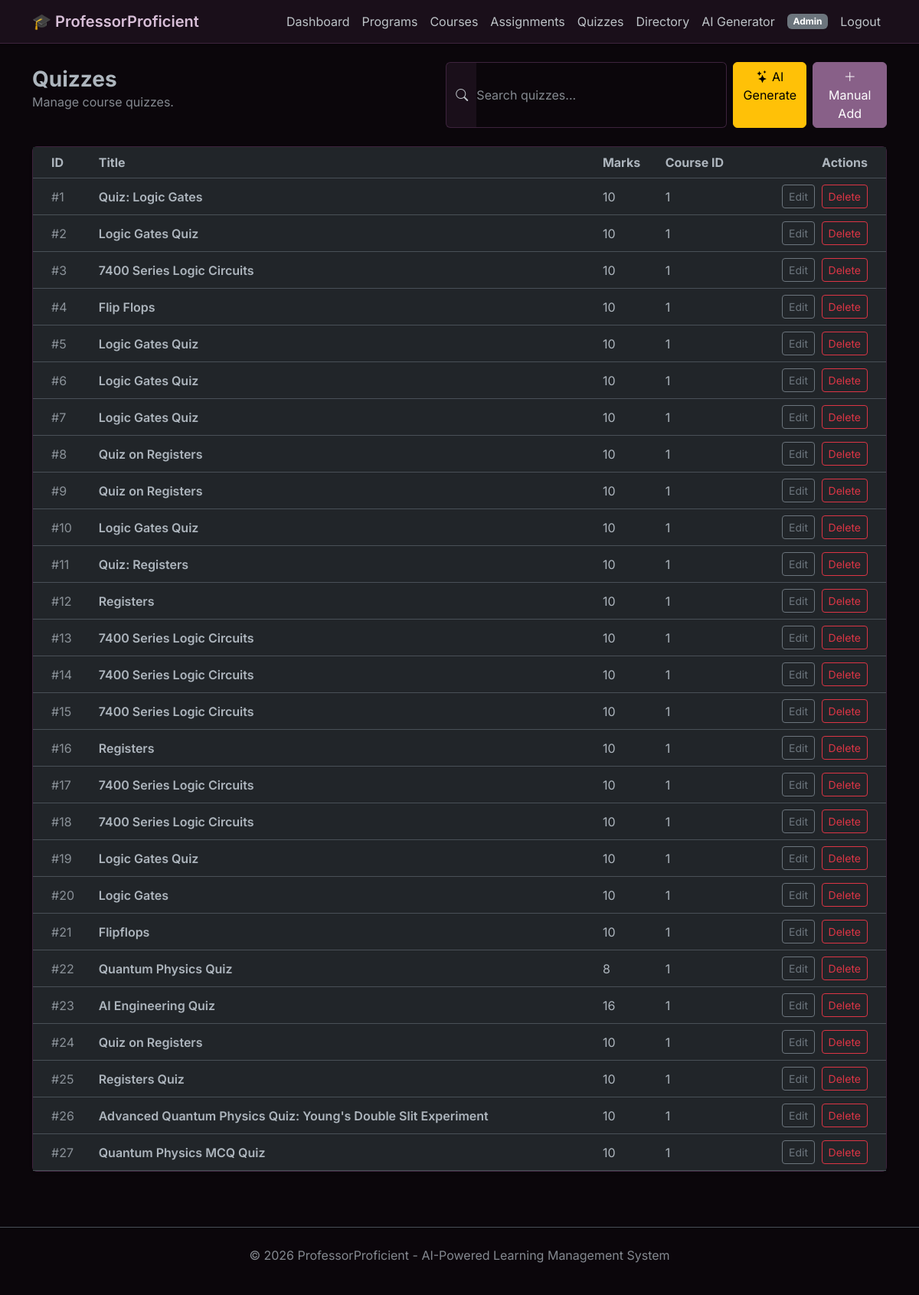
Screenshot of /ui/quizzes (signed in) with the database file from the repository.
### data_models.py (models this page shows, shortened)
class Quiz(db.Model):
    __tablename__ = 'quizzes'
    id = db.Column(db.Integer, primary_key=True, autoincrement=True)
    title = db.Column(db.String(100), nullable=False)
    total_marks = db.Column(db.Integer)
    due_date = db.Column(db.DateTime)
    course_id = db.Column(db.Integer, db.ForeignKey('courses.id'))
    created_by = db.Column(db.Integer, db.ForeignKey('users.id'))
    created_at = db.Column(db.DateTime, server_default=text('CURRENT_TIMESTAMP'))
    course = db.relationship("Course", back_populates="quizzes")
    created_by_user = db.relationship("User", back_populates="quizzes_created")
    questions = db.relationship("Question", back_populates="quiz", cascade="all, delete-orphan")
    student_answers = db.relationship("StudentAnswer", backref="quiz")

### app.py (the view)
@ui_bp.route("/ui/quizzes")
def quizzes_page():
    quizzes = Quiz.query.all()
    return render_template("quizzes.html", quizzes=quizzes)

### templates/quizzes.html (shortened to what this page needs)
{% extends "layout.html" %}
{% block content %}
<div class="d-flex justify-content-between align-items-center mb-4">
    <div>
        <h1 class="h3 fw-bold mb-0">Quizzes</h1>
        <p class="text-muted">Manage course quizzes.</p>
    </div>
    <div class="d-flex gap-2">
        <div class="input-group">
            <span class="input-group-text border-end-0"><i class="bi bi-search"></i></span>
            <input type="text" class="form-control border-start-0 ps-0" id="searchInput" placeholder="Search quizzes...">
        </div>
        {% if session.get('user_id') %}
        <a href="/ui/generate-quiz" class="btn btn-warning">
            <i class="bi bi-stars"></i> AI Generate
        </a>
        <button class="btn btn-primary" data-bs-toggle="modal" data-bs-target="#addQuizModal">
            <i class="bi bi-plus-lg"></i> Manual Add
        </button>
        {% endif %}
    </div>
</div>
<div class="card shadow-sm">
    <div class="card-body p-0">
        <div class="table-responsive">
            <table class="table table-hover mb-0 align-middle" id="quizzesTable">
                <thead class="text-secondary">
                    <tr>
                        <th class="ps-4">ID</th>
                        <th>Title</th>
                        <th>Marks</th>
                        <th>Course ID</th>
                        <th class="text-end pe-4">Actions</th>
                    </tr>
                </thead>
                <tbody>
                    {% for quiz in quizzes %}
                    <tr>
                        <td class="ps-4 text-muted">#{{ quiz.id }}</td>
                        <td class="fw-semibold">{{ quiz.title }}</td>
                        <td>{{ quiz.total_marks }}</td>
                        <td>{{ quiz.course_id }}</td>
                        <td class="text-end pe-4">
                            {% if session.get('user_id') %}
                            <button class="btn btn-sm btn-outline-secondary edit-btn"
                                    data-id="{{ quiz.id }}"
                                    data-title="{{ quiz.title }}"
                                    data-marks="{{ quiz.total_marks }}"
                                    data-course="{{ quiz.course_id }}">
                                Edit
                            </button>
                            <button class="btn btn-sm btn-outline-danger ms-1 delete-btn" data-id="{{ quiz.id }}">Delete</button>
                            {% endif %}
                        </td>
                    </tr>
                    {% else %}
                    <tr>
                        <td colspan="5" class="text-center py-5">
                            <p class="text-muted mb-0">No quizzes found.</p>
                        </td>
                    </tr>
                    {% endfor %}
                </tbody>
            </table>
        </div>
    </div>
</div>
{% endblock %}
{% block scripts %}
<link rel="stylesheet" href="https://cdn.jsdelivr.net/npm/bootstrap-icons@1.10.0/font/bootstrap-icons.css">
{% endblock %}

### templates/layout.html (style rules this page uses)
body { font-family: 'Inter', sans-serif; background-color: #0b060b; }
.card { background-color: #1a0f1a; border: 1px solid #3d233d; box-shadow: 0 0.125rem 0.25rem rgba(0, 0, 0, 0.5); transition: transform 0.2s; }
.btn-primary { background-color: #886088; border-color: #886088; }
input, select, textarea { background-color: #0b060b !important; border-color: #3d233d !important; color: #ecf0f1 !important; }
.input-group-text { background-color: #1a0f1a !important; border-color: #3d233d !important; color: #bdc3c7 !important; }

### rows the page displays
Quiz: id "1", title "Quiz: Logic Gates", total_marks "10", course_id "1"
Quiz: id "2", title "Logic Gates Quiz", total_marks "10", course_id "1"
Quiz: id "3", title "7400 Series Logic Circuits", total_marks "10", course_id "1"
Quiz: id "4", title "Flip Flops", total_marks "10", course_id "1"
Quiz: id "5", title "Logic Gates Quiz", total_marks "10", course_id "1"
Quiz: id "6", title "Logic Gates Quiz", total_marks "10", course_id "1"
Quiz: id "7", title "Logic Gates Quiz", total_marks "10", course_id "1"
Quiz: id "8", title "Quiz on Registers", total_marks "10", course_id "1"
Quiz: id "9", title "Quiz on Registers", total_marks "10", course_id "1"
Quiz: id "10", title "Logic Gates Quiz", total_marks "10", course_id "1"
Quiz: id "11", title "Quiz: Registers", total_marks "10", course_id "1"
Quiz: id "12", title "Registers", total_marks "10", course_id "1"
Quiz: id "13", title "7400 Series Logic Circuits", total_marks "10", course_id "1"
Quiz: id "14", title "7400 Series Logic Circuits", total_marks "10", course_id "1"
Quiz: id "15", title "7400 Series Logic Circuits", total_marks "10", course_id "1"
Quiz: id "16", title "Registers", total_marks "10", course_id "1"
Quiz: id "17", title "7400 Series Logic Circuits", total_marks "10", course_id "1"
Quiz: id "18", title "7400 Series Logic Circuits", total_marks "10", course_id "1"
Quiz: id "19", title "Logic Gates Quiz", total_marks "10", course_id "1"
Quiz: id "20", title "Logic Gates", total_marks "10", course_id "1"
Quiz: id "21", title "Flipflops", total_marks "10", course_id "1"
Quiz: id "22", title "Quantum Physics Quiz", total_marks "8", course_id "1"
Quiz: id "23", title "AI Engineering Quiz", total_marks "16", course_id "1"
Quiz: id "24", title "Quiz on Registers", total_marks "10", course_id "1"
Quiz: id "25", title "Registers Quiz", total_marks "10", course_id "1"
Quiz: id "26", title "Advanced Quantum Physics Quiz: Young's Double Slit Experiment", total_marks "10", course_id "1"
Quiz: id "27", title "Quantum Physics MCQ Quiz", total_marks "10", course_id "1"

### other values shown
{{ session.get('user_role', 'user')|title }} "Admin"
